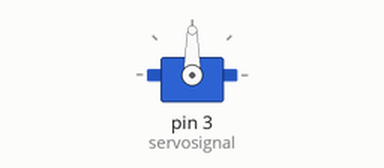
A sketch run on a simulated Arduino Uno, built with avr-gcc and run on an emulated ATmega328P. Parts: servo.

Above: at 0.05 s.
Timing chart, 0 to 4.6 s (numbered marks = the images above):
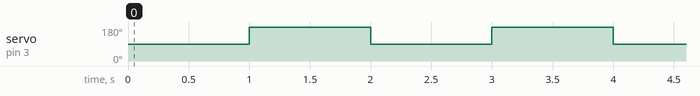

The sketch:

servomotors_task11.ino
```cpp
#include<Servo.h>
int servosignal = 3;
Servo servos;
void setup()
{
  servos.attach(servosignal);
}

void loop()
{
  servos.write(90);
  delay(1000);
  servos.write(180);
  delay(1000);
}
```

Measured:
- by itself, servo on pin 3 (servosignal): alternates 180° for 1.0 s and 90° for 1.0 s
